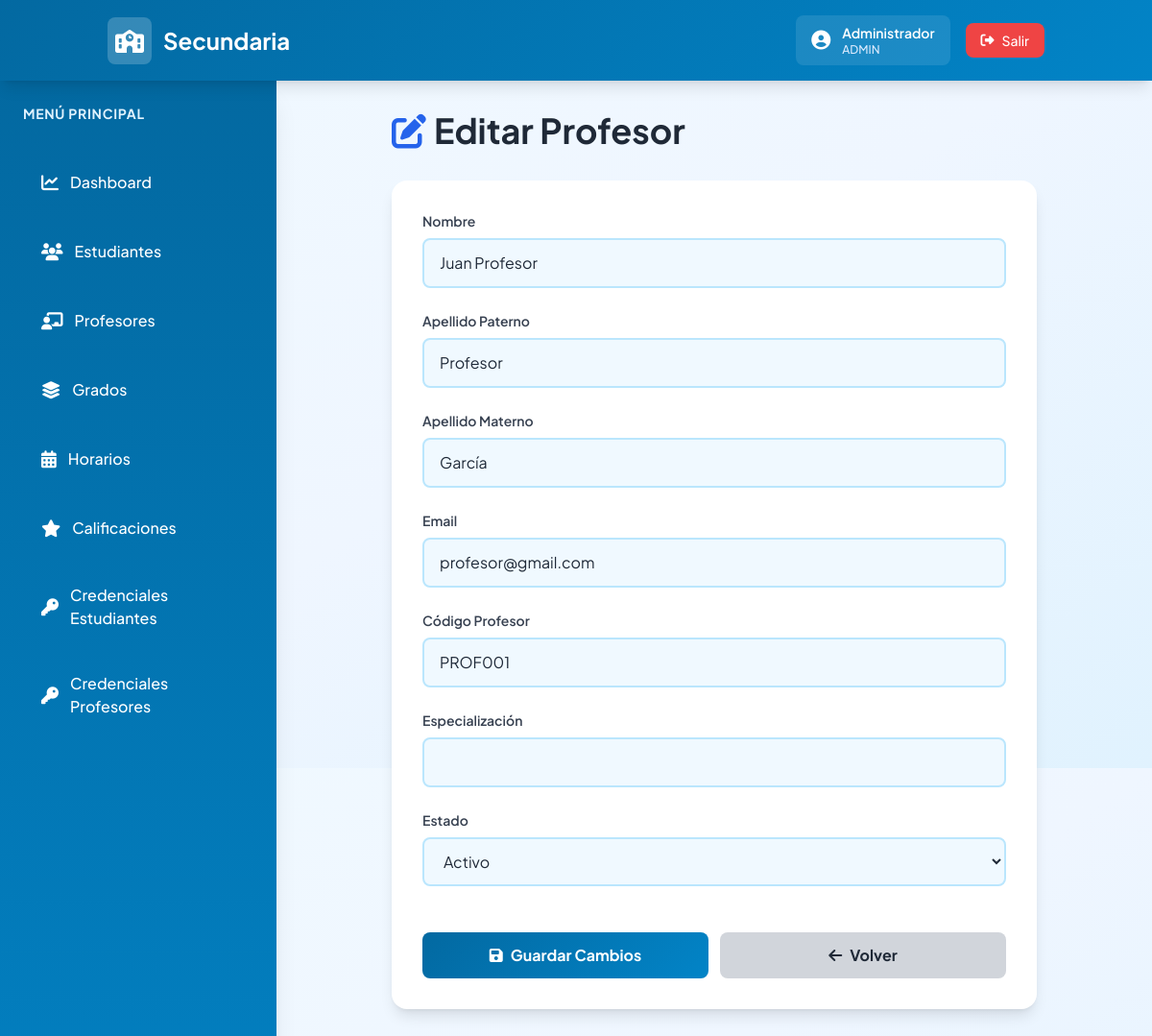
The page /teacher/0eab9324-3123-40d9-b714-155091069b85/edit (signed in) on the database its author committed.
### models.py (models this page shows)
class User(UserMixin, db.Model):
    __tablename__ = 'users'
    id = db.Column(db.String(36), primary_key=True, default=lambda: str(uuid.uuid4()))
    email = db.Column(db.String(255), unique=True, nullable=False)
    password = db.Column(db.String(255), nullable=False)
    name = db.Column(db.String(255), nullable=False)
    role = db.Column(db.String(20), nullable=False)
    created_at = db.Column(db.DateTime, default=datetime.utcnow)

class Teacher(db.Model):
    __tablename__ = 'teachers'
    id = db.Column(db.String(36), primary_key=True, default=lambda: str(uuid.uuid4()))
    user_id = db.Column(db.String(36), db.ForeignKey('users.id'), nullable=False, unique=True)
    teacher_code = db.Column(db.String(50), unique=True, nullable=False)
    specialization = db.Column(db.Text)
    apellido_paterno = db.Column(db.String(100), nullable=True)
    apellido_materno = db.Column(db.String(100), nullable=True)
    hire_date = db.Column(db.Date, nullable=False)
    end_contract_date = db.Column(db.Date, nullable=True)
    status = db.Column(db.String(20), default='active')
    created_at = db.Column(db.DateTime, default=datetime.utcnow)
    user = db.relationship('User', backref='teacher_profile')

### routes.py (the view, shortened to what this page needs)
@app.route('/teacher/<teacher_id>/edit', methods=['GET', 'POST'])
@login_required
def edit_teacher(teacher_id):
    if current_user.role != 'admin':
        flash('Acceso denegado', 'error')
        return redirect(url_for('dashboard'))
    teacher = Teacher.query.get(teacher_id)
    if not teacher:
        flash('Profesor no encontrado', 'error')
        return redirect(url_for('teachers'))
    return render_template('edit_teacher.html', teacher=teacher)

### app.py (called while the page is built)
@login_manager.user_loader
def load_user(user_id):
    try:
        return User.query.get(user_id)
    except Exception as e:
        print(f"Error loading user: {e}")
        return None

### templates/edit_teacher.html (shortened to what this page needs)
{% extends "base.html" %}
{% block content %}
<div class="max-w-2xl mx-auto">
    <div class="mb-8">
        <h1 class="text-4xl font-bold text-gray-800"><i class="fas fa-edit text-blue-600 mr-2"></i>Editar Profesor</h1>
    </div>
    <div class="bg-white rounded-2xl shadow-lg p-8">
        <form method="POST" class="space-y-6">
            <div>
                <label class="block text-sm font-semibold text-gray-700 mb-2">Nombre</label>
                <input type="text" name="name" value="{{ teacher.user.name }}" required class="w-full px-4 py-3 bg-sky-50 border-2 border-sky-200 rounded-lg focus:outline-none focus:border-sky-500 text-gray-800">
            </div>
            <div>
                <label class="block text-sm font-semibold text-gray-700 mb-2">Apellido Paterno</label>
                <input type="text" name="apellido_paterno" value="{{ teacher.apellido_paterno or '' }}" class="w-full px-4 py-3 bg-sky-50 border-2 border-sky-200 rounded-lg focus:outline-none focus:border-sky-500 text-gray-800">
            </div>
            <div>
                <label class="block text-sm font-semibold text-gray-700 mb-2">Apellido Materno</label>
                <input type="text" name="apellido_materno" value="{{ teacher.apellido_materno or '' }}" class="w-full px-4 py-3 bg-sky-50 border-2 border-sky-200 rounded-lg focus:outline-none focus:border-sky-500 text-gray-800">
            </div>
            <div>
                <label class="block text-sm font-semibold text-gray-700 mb-2">Email</label>
                <input type="email" name="email" value="{{ teacher.user.email }}" required class="w-full px-4 py-3 bg-sky-50 border-2 border-sky-200 rounded-lg focus:outline-none focus:border-sky-500 text-gray-800">
            </div>
            <div>
                <label class="block text-sm font-semibold text-gray-700 mb-2">Código Profesor</label>
                <input type="text" name="teacher_code" value="{{ teacher.teacher_code }}" required class="w-full px-4 py-3 bg-sky-50 border-2 border-sky-200 rounded-lg focus:outline-none focus:border-sky-500 text-gray-800">
            </div>
            <div>
                <label class="block text-sm font-semibold text-gray-700 mb-2">Especialización</label>
                <input type="text" name="specialization" value="{{ teacher.specialization or '' }}" class="w-full px-4 py-3 bg-sky-50 border-2 border-sky-200 rounded-lg focus:outline-none focus:border-sky-500 text-gray-800">
            </div>
            <div>
                <label class="block text-sm font-semibold text-gray-700 mb-2">Estado</label>
                <select name="status" required class="w-full px-4 py-3 bg-sky-50 border-2 border-sky-200 rounded-lg focus:outline-none focus:border-sky-500 text-gray-800">
                    <option value="active" {% if teacher.status == 'active' %}selected{% endif %}>Activo</option>
                </select>
            </div>
            <div class="flex gap-3 pt-6">
                <button type="submit" class="flex-1 gradient-btn text-white py-3 rounded-lg transition font-bold">
                    <i class="fas fa-save mr-2"></i>Guardar Cambios
                </button>
                <a href="{{ url_for('teachers') }}" class="flex-1 bg-gray-300 hover:bg-gray-400 text-gray-800 py-3 rounded-lg transition font-bold text-center">
                    <i class="fas fa-arrow-left mr-2"></i>Volver
                </a>
            </div>
        </form>
    </div>
</div>
{% endblock %}

### templates/base.html (shortened to what this page needs)
<!DOCTYPE html>
<html lang="es">
<head>
    <script src="https://cdn.tailwindcss.com"></script>
    <link rel="stylesheet" href="https://cdnjs.cloudflare.com/ajax/libs/font-awesome/6.4.0/css/all.min.css">
</head>
<body class="bg-gradient-to-br from-sky-50 via-blue-50 to-sky-100 text-gray-800 min-h-screen">
    <nav class="gradient-header text-white shadow-lg sticky top-0 z-50">
        <div class="container mx-auto px-6 py-4 flex justify-between items-center">
            <div class="text-2xl font-bold flex items-center gap-3">
                <div class="bg-white bg-opacity-20 p-2 rounded-lg">
                    <i class="fas fa-school text-2xl"></i>
                </div>
                <span>Secundaria</span>
            </div>
            <div class="flex gap-4 items-center">
                {% if current_user.is_authenticated %}
                <a href="{{ url_for('my_profile') }}" class="flex items-center gap-3 bg-white bg-opacity-10 px-4 py-2 rounded-lg hover:bg-opacity-20 transition cursor-pointer">
                    <i class="fas fa-user-circle text-xl"></i>
                    <div class="text-sm">
                        <div class="font-semibold">{{ current_user.name }}</div>
                        <div class="text-xs text-blue-100 uppercase font-medium">{{ current_user.role }}</div>
                    </div>
                </a>
                <a href="{{ url_for('logout') }}" class="bg-red-500 hover:bg-red-600 px-4 py-2 rounded-lg transition font-medium text-sm flex items-center gap-2">
                    <i class="fas fa-sign-out-alt"></i> Salir
                </a>
                {% endif %}
            </div>
        </div>
    </nav>
    {% if current_user.is_authenticated %}
    <div class="flex">
        <aside class="w-72 bg-gradient-to-b from-sky-700 to-sky-600 text-white min-h-screen p-6 shadow-xl">
            <div class="mb-8">
                <h2 class="text-sm font-bold uppercase tracking-wider text-sky-100 mb-4">Menú Principal</h2>
            </div>
            <ul class="space-y-3">
                <li>
                    <a href="{{ url_for('dashboard') }}" class="sidebar-item block p-4 rounded-lg hover:bg-sky-500 transition flex items-center gap-3 font-medium">
                        <i class="fas fa-chart-line text-lg"></i>
                        <span>Dashboard</span>
                    </a>
                </li>
                {% if current_user.role == 'admin' %}
                <li>
                    <a href="{{ url_for('students') }}" class="sidebar-item block p-4 rounded-lg hover:bg-sky-500 transition flex items-center gap-3 font-medium">
                        <i class="fas fa-users text-lg"></i>
                        <span>Estudiantes</span>
                    </a>
                </li>
                <li>
                    <a href="{{ url_for('teachers') }}" class="sidebar-item block p-4 rounded-lg hover:bg-sky-500 transition flex items-center gap-3 font-medium">
                        <i class="fas fa-chalkboard-user text-lg"></i>
                        <span>Profesores</span>
                    </a>
                </li>
                <li>
                    <a href="{{ url_for('grades') }}" class="sidebar-item block p-4 rounded-lg hover:bg-sky-500 transition flex items-center gap-3 font-medium">
                        <i class="fas fa-layer-group text-lg"></i>
                        <span>Grados</span>
                    </a>
                </li>
                <li>
                    <a href="{{ url_for('view_schedule') }}" class="sidebar-item block p-4 rounded-lg hover:bg-sky-500 transition flex items-center gap-3 font-medium">
                        <i class="fas fa-calendar-alt text-lg"></i>
                        <span>Horarios</span>
                    </a>
                </li>
                <li>
                    <a href="{{ url_for('admin_all_grades') }}" class="sidebar-item block p-4 rounded-lg hover:bg-sky-500 transition flex items-center gap-3 font-medium">
                        <i class="fas fa-star text-lg"></i>
                        <span>Calificaciones</span>
                    </a>
                </li>
                <li>
                    <a href="{{ url_for('admin_credentials') }}" class="sidebar-item block p-4 rounded-lg hover:bg-sky-500 transition flex items-center gap-3 font-medium">
                        <i class="fas fa-key text-lg"></i>
                        <span>Credenciales Estudiantes</span>
                    </a>
                </li>
                <li>
                    <a href="{{ url_for('admin_teacher_credentials') }}" class="sidebar-item block p-4 rounded-lg hover:bg-sky-500 transition flex items-center gap-3 font-medium">
                        <i class="fas fa-key text-lg"></i>
                        <span>Credenciales Profesores</span>
                    </a>
                </li>
                {% endif %}
            </ul>
        </aside>
        <main class="flex-1 p-8 fade-in">
    {% else %}
    <main class="flex justify-center items-center min-h-screen">
    {% endif %}
            {% block content %}{% endblock %}
        </main>
    {% if current_user.is_authenticated %}</div>{% endif %}
</body>
</html>

### templates/base.html (style rules this page uses)
* { font-family: 'Plus Jakarta Sans', sans-serif; }
.gradient-header { background: linear-gradient(135deg, #0369a1 0%, #0284c7 100%); }
.gradient-btn { background: linear-gradient(135deg, #0369a1 0%, #0284c7 100%); transition: all 0.3s ease; }
.sidebar-item { transition: all 0.3s ease; border-left: 3px solid transparent; }
.fade-in { animation: fadeIn 0.5s ease-in; }

### rows shown on the page
User: name "Administrador", role "ADMIN"
User: name "Juan Profesor", email "profesor@gmail.com"
Teacher: apellido_paterno "Profesor", apellido_materno "García", teacher_code "PROF001", status "Activo"
